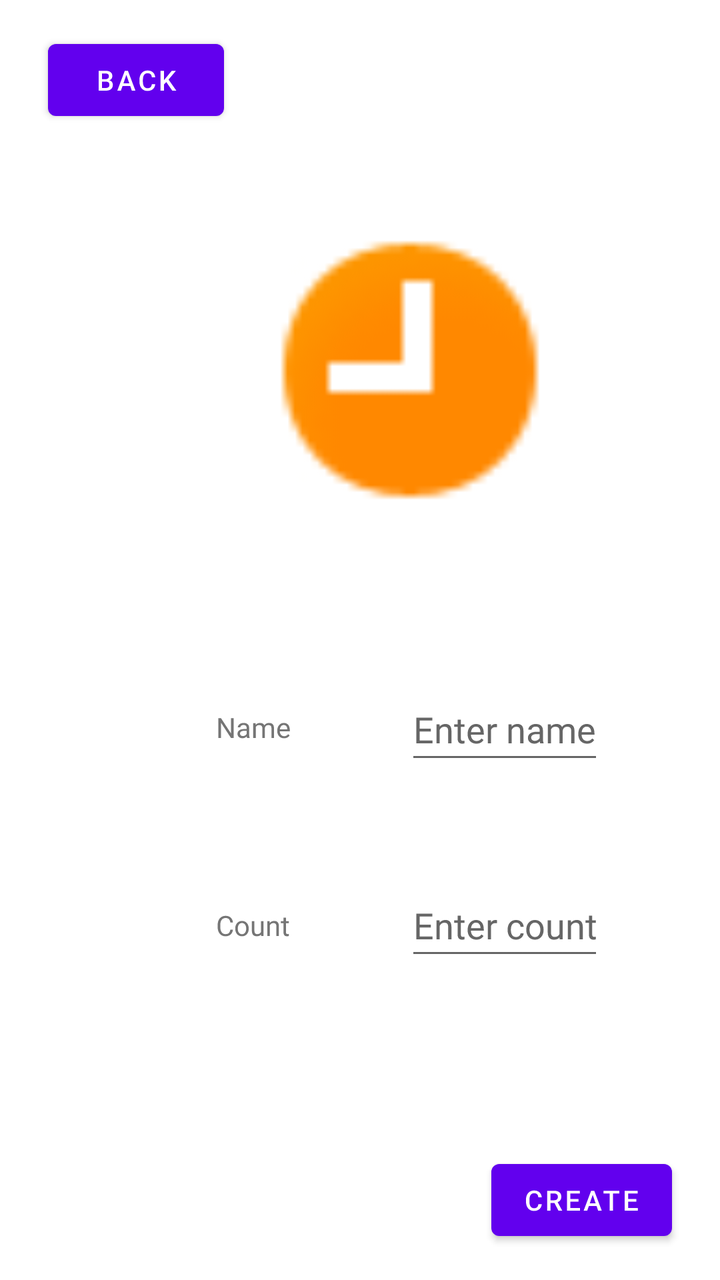
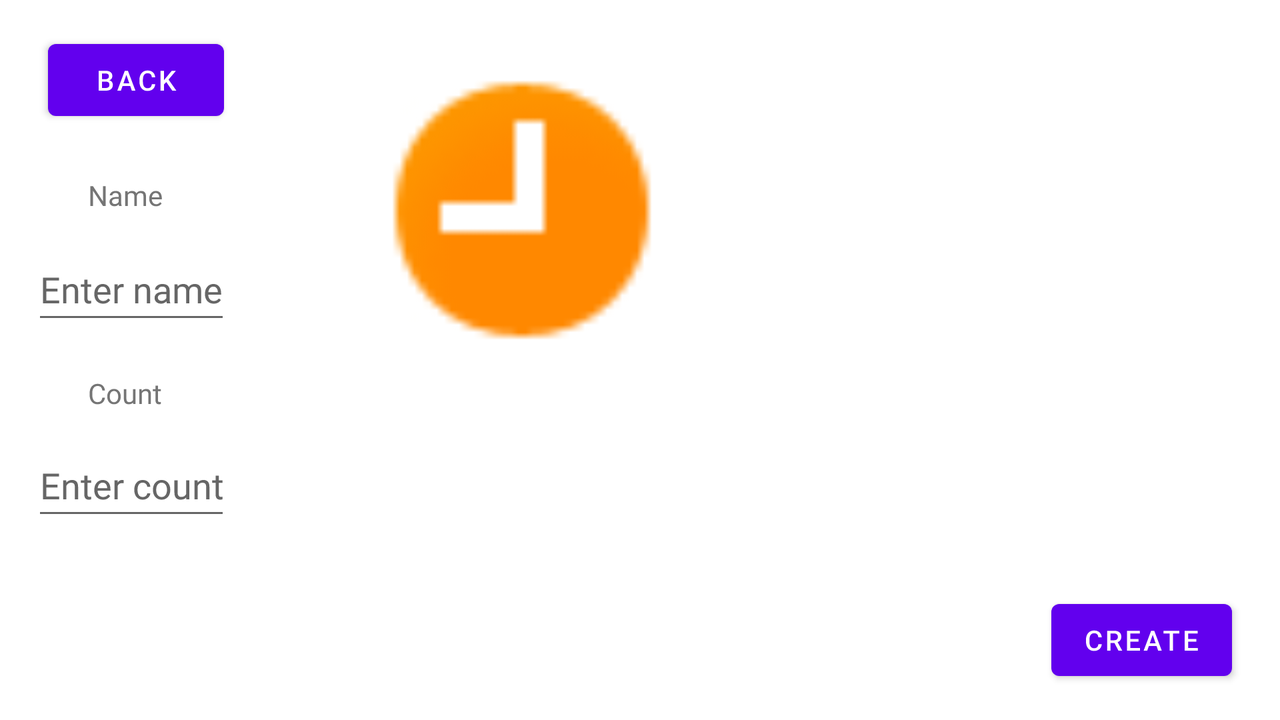

First picture: res/layout/ on a phone held upright. Second picture: the repository's own variant of that layout, on a device whose configuration matches the variant's folder. Source for both follows.
<!-- AndroidManifest.xml: application theme Theme.KR1 -->
<!-- res/layout/fragment_product_creator.xml -->
<?xml version="1.0" encoding="utf-8"?>
<androidx.constraintlayout.widget.ConstraintLayout
    android:id="@+id/editor_fragment"
    xmlns:android="http://schemas.android.com/apk/res/android"
    xmlns:app="http://schemas.android.com/apk/res-auto"
    android:layout_width="match_parent"
    android:layout_height="match_parent"
    android:rotationX="360">

    <Button
        android:id="@+id/c_backButton"
        android:layout_width="wrap_content"
        android:layout_height="wrap_content"
        android:layout_marginStart="24dp"
        android:layout_marginTop="16dp"
        android:text="@string/backButton"
        app:layout_constraintLeft_toLeftOf="parent"
        app:layout_constraintTop_toTopOf="parent" />

    <ImageView
        android:id="@+id/c_productImage"
        android:layout_width="194dp"
        android:layout_height="178dp"
        android:layout_marginStart="84dp"
        android:layout_marginTop="32dp"
        app:layout_constraintLeft_toLeftOf="@id/c_backButton"
        app:layout_constraintTop_toBottomOf="@id/c_backButton"
        app:srcCompat="@android:drawable/presence_away"
        android:contentDescription="@string/productImage" />

    <TextView
        android:id="@+id/c_productName"
        android:layout_width="wrap_content"
        android:layout_height="wrap_content"
        android:layout_marginTop="80dp"
        android:text="@string/productName"
        app:layout_constraintLeft_toLeftOf="@id/c_productImage"
        app:layout_constraintTop_toBottomOf="@id/c_productImage" />

    <EditText
        android:id="@+id/c_productNameChange"
        android:layout_width="0dp"
        android:layout_height="wrap_content"
        android:autofillHints="name"
        android:imeOptions="actionDone"
        android:hint="@string/enterName"
        android:inputType="text"
        android:layout_marginTop="65dp"
        android:minHeight="48dp"
        app:layout_constraintRight_toRightOf="@id/c_productImage"
        app:layout_constraintTop_toBottomOf="@id/c_productImage" />

    <TextView
        android:id="@+id/c_productCount"
        android:layout_width="wrap_content"
        android:layout_height="wrap_content"
        android:layout_marginTop="80dp"
        android:text="@string/productCount"
        app:layout_constraintLeft_toLeftOf="@id/c_productName"
        app:layout_constraintTop_toBottomOf="@id/c_productName" />

    <EditText
        android:id="@+id/c_productCountChange"
        android:layout_width="0dp"
        android:layout_height="wrap_content"
        android:layout_marginTop="50dp"
        android:autofillHints="name"
        android:imeOptions="actionDone"
        android:hint="@string/enterCount"
        android:inputType="number"
        android:minHeight="48dp"
        app:layout_constraintLeft_toLeftOf="@id/c_productNameChange"
        app:layout_constraintRight_toRightOf="@id/c_productNameChange"
        app:layout_constraintTop_toBottomOf="@id/c_productNameChange" />

    <Button
        android:id="@+id/c_createButton"
        android:layout_width="wrap_content"
        android:layout_height="wrap_content"
        android:text="@string/createText"
        android:layout_marginEnd="24dp"
        android:layout_marginBottom="16dp"
        app:layout_constraintRight_toRightOf="parent"
        app:layout_constraintBottom_toBottomOf="parent"/>

</androidx.constraintlayout.widget.ConstraintLayout>
<!-- resources referenced by this layout -->
<resources>
  <string name="backButton">back</string>
  <string name="createText">Create</string>
  <string name="enterCount">Enter count</string>
  <string name="enterName">Enter name</string>
  <string name="productCount">Count</string>
  <string name="productImage">ProductImage</string>
  <string name="productName">Name</string>
  <style name="Theme.KR1" parent="Theme.MaterialComponents.DayNight.DarkActionBar">
          
          <item name="colorPrimary">@color/purple_500</item>
          <item name="colorPrimaryVariant">@color/purple_700</item>
          <item name="colorOnPrimary">@color/white</item>
          
          <item name="colorSecondary">@color/teal_200</item>
          <item name="colorSecondaryVariant">@color/teal_700</item>
          <item name="colorOnSecondary">@color/black</item>
          
          <item name="android:statusBarColor">?attr/colorPrimaryVariant</item>
          
      </style>
</resources>
<!-- res/layout-land/fragment_product_creator.xml (the repository's variant of the layout above) -->
<!-- drawn on the phone turned sideways -->
<?xml version="1.0" encoding="utf-8"?>
<androidx.constraintlayout.widget.ConstraintLayout
    xmlns:android="http://schemas.android.com/apk/res/android"
    xmlns:app="http://schemas.android.com/apk/res-auto"
    android:layout_width="match_parent"
    android:layout_height="match_parent"
    android:rotationX="360">

    <Button
        android:id="@+id/c_backButton"
        android:layout_width="wrap_content"
        android:layout_height="wrap_content"
        android:layout_marginStart="24dp"
        android:layout_marginTop="16dp"
        android:text="@string/backButton"
        app:layout_constraintLeft_toLeftOf="parent"
        app:layout_constraintTop_toTopOf="parent" />

    <ImageView
        android:id="@+id/c_productImage"
        android:layout_width="194dp"
        android:layout_height="178dp"
        android:layout_marginStart="140dp"
        android:contentDescription="@string/productImage"
        app:layout_constraintLeft_toLeftOf="@id/c_backButton"
        app:layout_constraintTop_toTopOf="@id/c_backButton"
        app:srcCompat="@android:drawable/presence_away" />

    <TextView
        android:id="@+id/c_productName"
        android:layout_width="wrap_content"
        android:layout_height="wrap_content"
        android:layout_marginStart="20dp"
        android:layout_marginTop="24dp"
        android:text="@string/productName"
        app:layout_constraintLeft_toLeftOf="@id/c_backButton"
        app:layout_constraintTop_toBottomOf="@id/c_backButton" />

    <EditText
        android:id="@+id/c_productNameChange"
        android:layout_width="0dp"
        android:layout_height="wrap_content"
        android:layout_marginStart="16dp"
        android:layout_marginTop="12dp"
        android:autofillHints="name"
        android:hint="@string/enterName"
        android:imeOptions="actionDone"
        android:inputType="text"
        android:minHeight="48dp"
        app:layout_constraintLeft_toLeftOf="parent"
        app:layout_constraintTop_toBottomOf="@id/c_productName" />

    <TextView
        android:id="@+id/c_productCount"
        android:layout_width="wrap_content"
        android:layout_height="wrap_content"
        android:layout_marginTop="80dp"
        android:text="@string/productCount"
        app:layout_constraintLeft_toLeftOf="@id/c_productName"
        app:layout_constraintTop_toBottomOf="@id/c_productName"/>

    <EditText
        android:id="@+id/c_productCountChange"
        android:layout_width="0dp"
        android:layout_height="wrap_content"
        android:layout_marginTop="50dp"
        android:autofillHints="name"
        android:imeOptions="actionDone"
        android:hint="@string/enterCount"
        android:inputType="number"
        android:minHeight="48dp"
        app:layout_constraintLeft_toLeftOf="@id/c_productNameChange"
        app:layout_constraintRight_toRightOf="@id/c_productNameChange"
        app:layout_constraintTop_toBottomOf="@id/c_productNameChange" />

    <Button
        android:id="@+id/c_createButton"
        android:layout_width="wrap_content"
        android:layout_height="wrap_content"
        android:text="@string/createText"
        android:layout_marginEnd="24dp"
        android:layout_marginBottom="16dp"
        app:layout_constraintRight_toRightOf="parent"
        app:layout_constraintBottom_toBottomOf="parent"/>

</androidx.constraintlayout.widget.ConstraintLayout>
